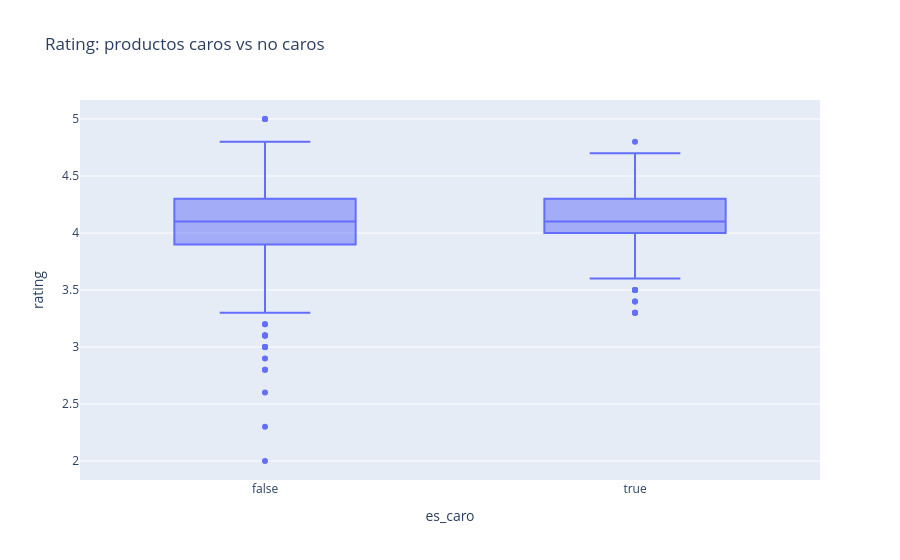

Notebook code for this chart:
### Markdown cell above
---
# FASE 5 — Validación cruzada e integración

Aquí conectas la visualización con lo que aprendiste en las semanas anteriores (estadística, correlación). Una buena visualización debe ser consistente con las cifras.

## Paso 9 — ¿El gráfico dice lo mismo que la estadística?

### Code cell
from scipy import stats

# Comparamos rating entre productos caros y baratos: gráfico + prueba estadística
df["es_caro"] = df["actual_price"] >= df["actual_price"].quantile(0.75)

fig = px.box(df, x="es_caro", y="rating", title="Rating: productos caros vs no caros")
fig.show()

caros = df[df["es_caro"]]["rating"]
baratos = df[~df["es_caro"]]["rating"]
t, p = stats.ttest_ind(caros, baratos, equal_var=False)
print(f"Rating medio caros: {caros.mean():.3f}  |  baratos: {baratos.mean():.3f}")
print(f"Prueba t: p-valor = {p:.4f}")

### Figure 1 — Plotly figure (JSON) as saved in the notebook; plotly's stock layout.template omitted (floating-point values rounded to 4 significant figures; data arrays with more than 128 entries replaced by an {"elided": "..."} marker saying what was removed)
{"data": [{"alignmentgroup": "True", "hovertemplate": "es_caro=%{x}<br>rating=%{y}<extra></extra>", "legendgroup": "", "marker": {"color": "#636efa"}, "name": "", "notched": false, "offsetgroup": "", "orientation": "v", "showlegend": false, "type": "box", "x": {"elided": "1465 bool values"}, "x0": " ", "xaxis": "x", "y": {"elided": "1465 float values"}, "y0": " ", "yaxis": "y"}], "layout": {"boxmode": "group", "legend": {"tracegroupgap": 0}, "title": {"text": "Rating: productos caros vs no caros"}, "xaxis": {"anchor": "y", "domain": [0.0, 1.0], "title": {"text": "es_caro"}}, "yaxis": {"anchor": "x", "domain": [0.0, 1.0], "title": {"text": "rating"}}}}
